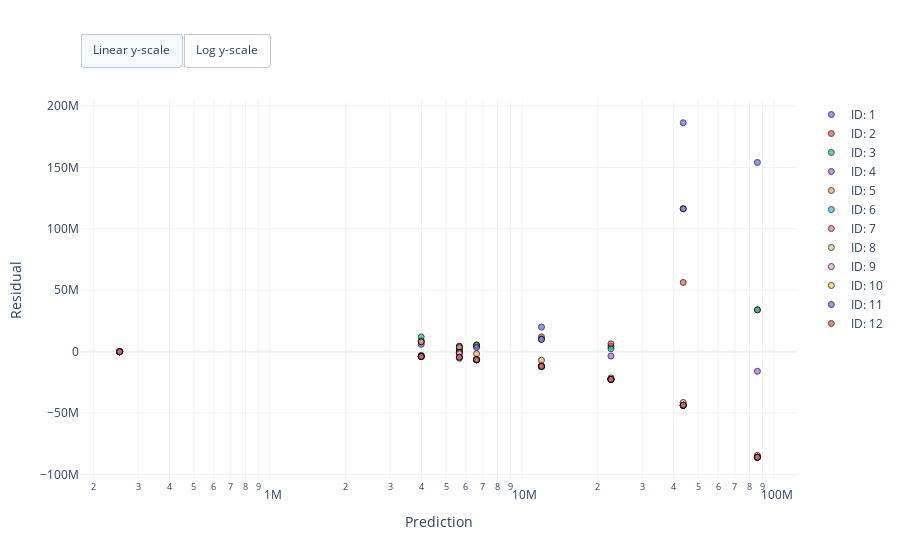

Notebook source saved alongside this figure:
### Markdown cell above
Visualise residuals to measurements

### Code cell
# Create figure
fig = chi.plots.ResidualPlot(measurements=temp)
fig.add_data(data=predictions, show_relative=False)
fig._fig.update_layout(xaxis_type='log')
fig.show()

### Figure 1 — Plotly figure (JSON) as saved in the notebook; plotly's stock layout.template omitted (floating-point values rounded to 4 significant figures)
{"data": [{"marker": {"color": "#636EFA", "line": {"color": "black", "width": 1}, "opacity": 0.7, "symbol": "circle"}, "mode": "markers", "name": "ID: 1", "showlegend": true, "type": "scatter", "x": [253500.0, 5649000.0, 3986000.0, 6608000.0, 11960000.0, 22560000.0, 43650000.0, 85950000.0], "y": [-53520.0, 2351000.0, 6014000.0, 4392000.0, 20040000.0, 4443000.0, 186400000.0, 154000000.0]}, {"marker": {"color": "#EF553B", "line": {"color": "black", "width": 1}, "opacity": 0.7, "symbol": "circle"}, "mode": "markers", "name": "ID: 2", "showlegend": true, "type": "scatter", "x": [253500.0, 5649000.0, 3986000.0, 6608000.0, 11960000.0, 22560000.0, 43650000.0, 85950000.0], "y": [-53520.0, 1351000.0, 9014000.0, 5392000.0, 12040000.0, 6443000.0, 56350000.0, 34050000.0]}, {"marker": {"color": "#00CC96", "line": {"color": "black", "width": 1}, "opacity": 0.7, "symbol": "circle"}, "mode": "markers", "name": "ID: 3", "showlegend": true, "type": "scatter", "x": [253500.0, 5649000.0, 3986000.0, 6608000.0, 11960000.0, 22560000.0, 43650000.0, 85950000.0], "y": [-53520.0, 4351000.0, 12010000.0, 5392000.0, 10040000.0, 2443000.0, 116400000.0, 34050000.0]}, {"marker": {"color": "#AB63FA", "line": {"color": "black", "width": 1}, "opacity": 0.7, "symbol": "circle"}, "mode": "markers", "name": "ID: 4", "showlegend": true, "type": "scatter", "x": [253500.0, 5649000.0, 3986000.0, 6608000.0, 11960000.0, 22560000.0, 43650000.0, 85950000.0], "y": [-53520.0, 4351000.0, 8014000.0, 3392000.0, 10040000.0, -3557000.0, 116400000.0, -15950000.0]}, {"marker": {"color": "#FFA15A", "line": {"color": "black", "width": 1}, "opacity": 0.7, "symbol": "circle"}, "mode": "markers", "name": "ID: 5", "showlegend": true, "type": "scatter", "x": [253500.0, 5649000.0, 3986000.0, 6608000.0, 11960000.0, 22560000.0, 43650000.0, 85950000.0], "y": [-53520.0, 3351000.0, 8014000.0, -1608000.0, -6957000.0, -21360000.0, -41350000.0, -84350000.0]}, {"marker": {"color": "#19D3F3", "line": {"color": "black", "width": 1}, "opacity": 0.7, "symbol": "circle"}, "mode": "markers", "name": "ID: 6", "showlegend": true, "type": "scatter", "x": [253500.0, 5649000.0, 3986000.0, 6608000.0, 11960000.0, 22560000.0, 43650000.0, 85950000.0], "y": [-53520.0, -649500.0, -2986000.0, -6308000.0, -11830000.0, -22500000.0, -43610000.0, -85950000.0]}, {"marker": {"color": "#FF6692", "line": {"color": "black", "width": 1}, "opacity": 0.7, "symbol": "circle"}, "mode": "markers", "name": "ID: 7", "showlegend": true, "type": "scatter", "x": [253500.0, 5649000.0, 3986000.0, 6608000.0, 11960000.0, 22560000.0, 43650000.0, 85950000.0], "y": [-53520.0, -649500.0, -3856000.0, -6578000.0, -11920000.0, -22550000.0, -43640000.0, -85950000.0]}, {"marker": {"color": "#B6E880", "line": {"color": "black", "width": 1}, "opacity": 0.7, "symbol": "circle"}, "mode": "markers", "name": "ID: 8", "showlegend": true, "type": "scatter", "x": [253500.0, 5649000.0, 3986000.0, 6608000.0, 11960000.0, 22560000.0, 43650000.0, 85950000.0], "y": [-53520.0, -649500.0, -3916000.0, -6568000.0, -11940000.0, -22550000.0, -43640000.0, -85950000.0]}, {"marker": {"color": "#FF97FF", "line": {"color": "black", "width": 1}, "opacity": 0.7, "symbol": "circle"}, "mode": "markers", "name": "ID: 9", "showlegend": true, "type": "scatter", "x": [253500.0, 5649000.0, 3986000.0, 6608000.0, 11960000.0, 22560000.0, 43650000.0, 85950000.0], "y": [-53520.0, -1649000.0, -3926000.0, -6605000.0, -11950000.0, -22560000.0, -43640000.0, -85950000.0]}, {"marker": {"color": "#FECB52", "line": {"color": "black", "width": 1}, "opacity": 0.7, "symbol": "circle"}, "mode": "markers", "name": "ID: 10", "showlegend": true, "type": "scatter", "x": [253500.0, 5649000.0, 3986000.0, 6608000.0, 11960000.0, 22560000.0, 43650000.0, 85950000.0], "y": [-53520.0, -5349000.0, -3956000.0, -6604000.0, -11950000.0, -22560000.0, -43640000.0, -85950000.0]}, {"marker": {"color": "#636EFA", "line": {"color": "black", "width": 1}, "opacity": 0.7, "symbol": "circle"}, "mode": "markers", "name": "ID: 11", "showlegend": true, "type": "scatter", "x": [253500.0, 5649000.0, 3986000.0, 6608000.0, 11960000.0, 22560000.0, 43650000.0, 85950000.0], "y": [-53520.0, -4549000.0, -3956000.0, -6602000.0, -11950000.0, -22550000.0, -43640000.0, -85950000.0]}, {"marker": {"color": "#EF553B", "line": {"color": "black", "width": 1}, "opacity": 0.7, "symbol": "circle"}, "mode": "markers", "name": "ID: 12", "showlegend": true, "type": "scatter", "x": [253500.0, 5649000.0, 3986000.0, 6608000.0, 11960000.0, 22560000.0, 43650000.0, 85950000.0], "y": [-53520.0, -4549000.0, -3886000.0, -6603000.0, -11950000.0, -22560000.0, -43640000.0, -85950000.0]}], "layout": {"autosize": true, "updatemenus": [{"buttons": [{"args": [{"yaxis.type": "linear"}], "label": "Linear y-scale", "method": "relayout"}, {"args": [{"yaxis.type": "log"}], "label": "Log y-scale", "method": "relayout"}], "direction": "left", "pad": {"r": 0, "t": -10}, "showactive": true, "type": "buttons", "x": 0, "xanchor": "left", "y": 1.15, "yanchor": "top"}], "xaxis": {"title": {"text": "Prediction"}, "type": "log"}, "yaxis": {"title": {"text": "Residual"}}}}
